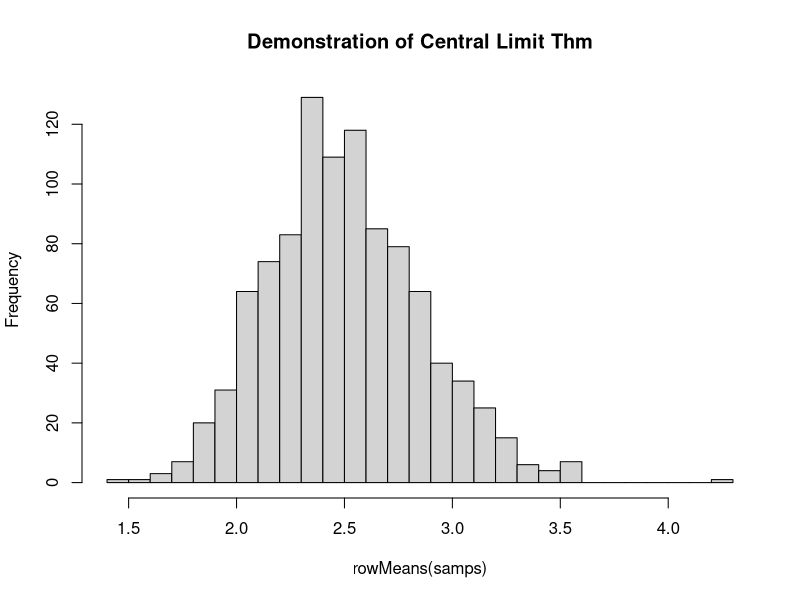
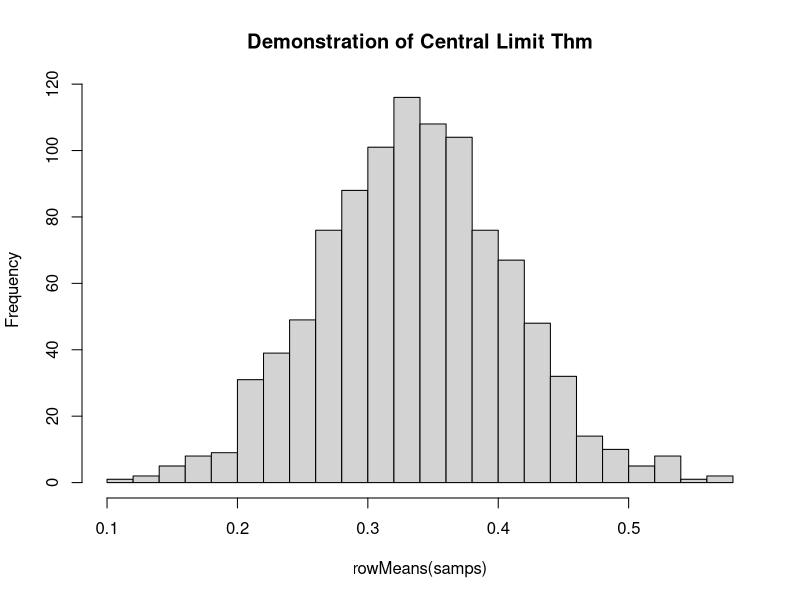
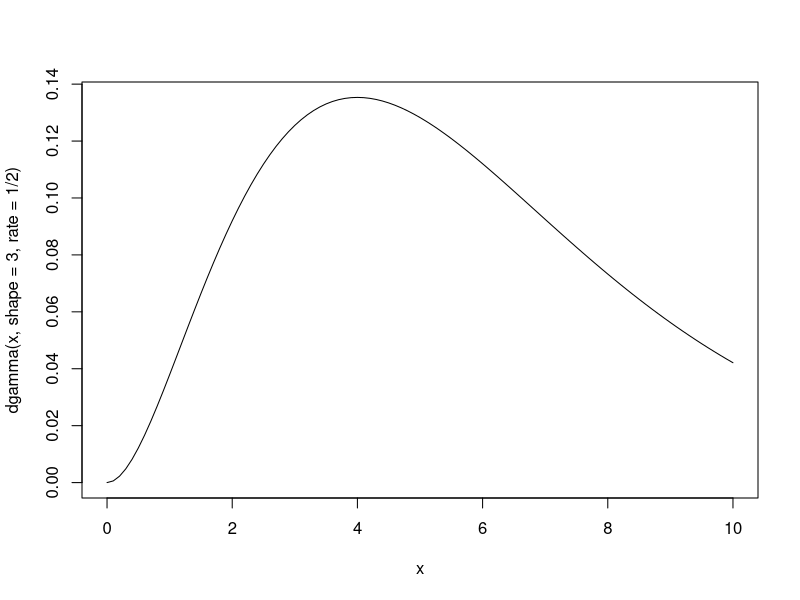
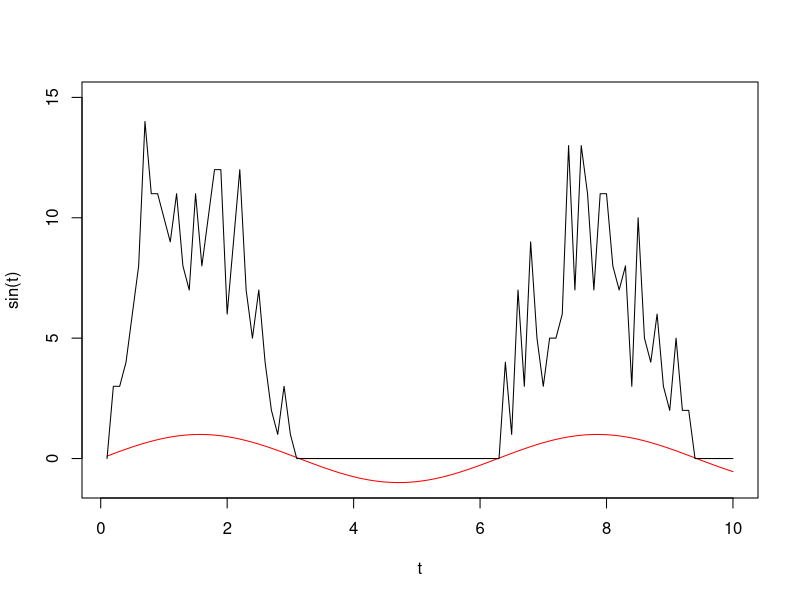
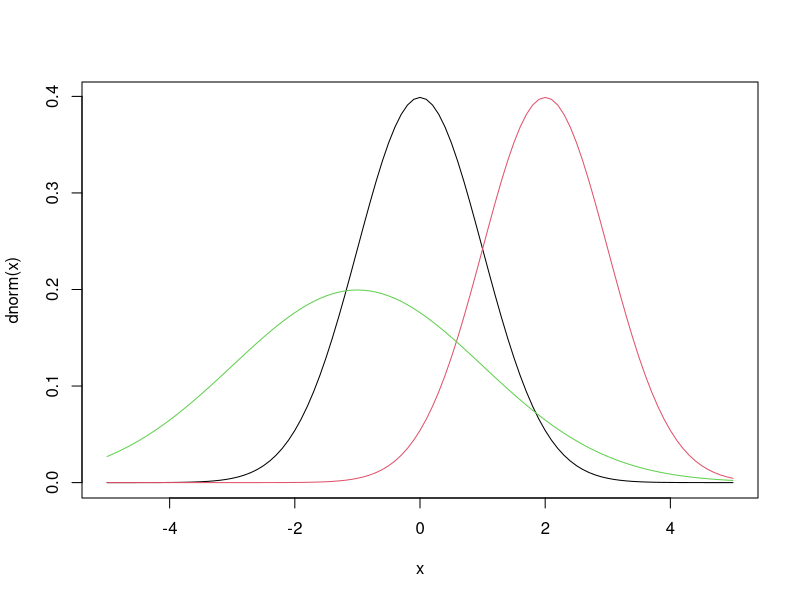
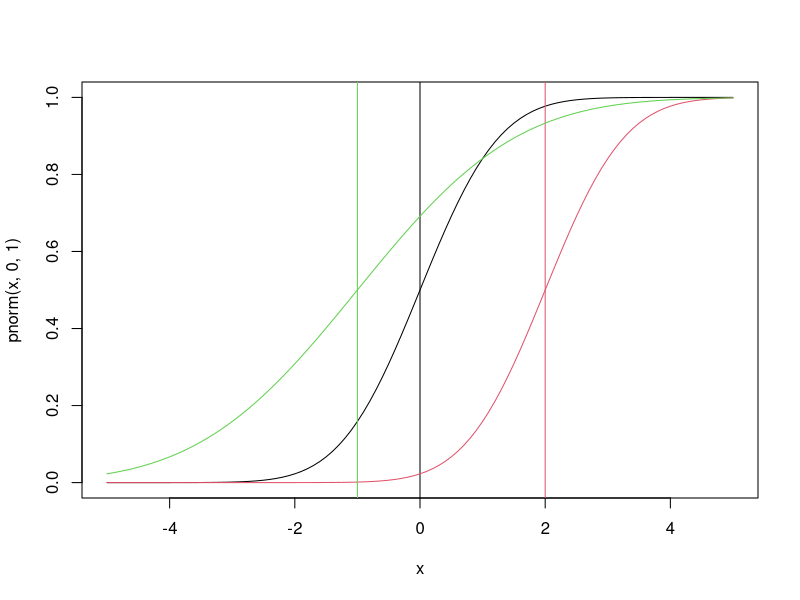
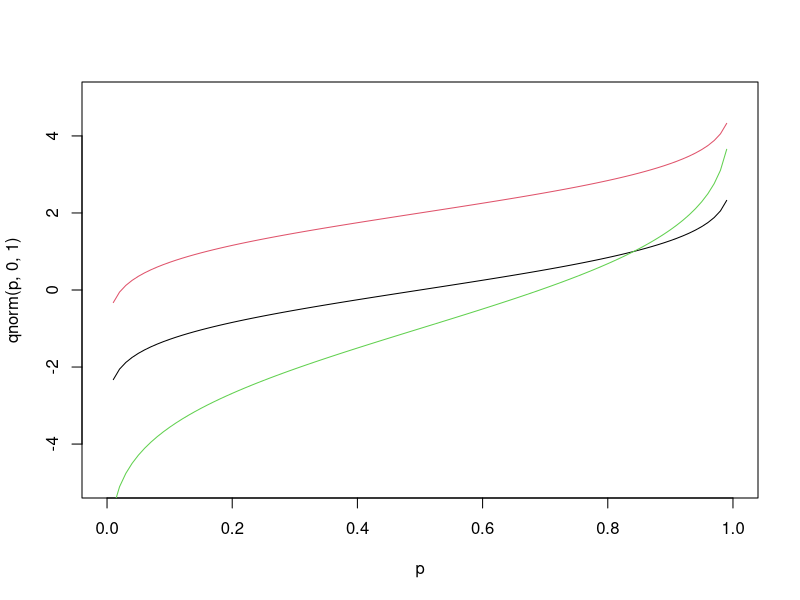
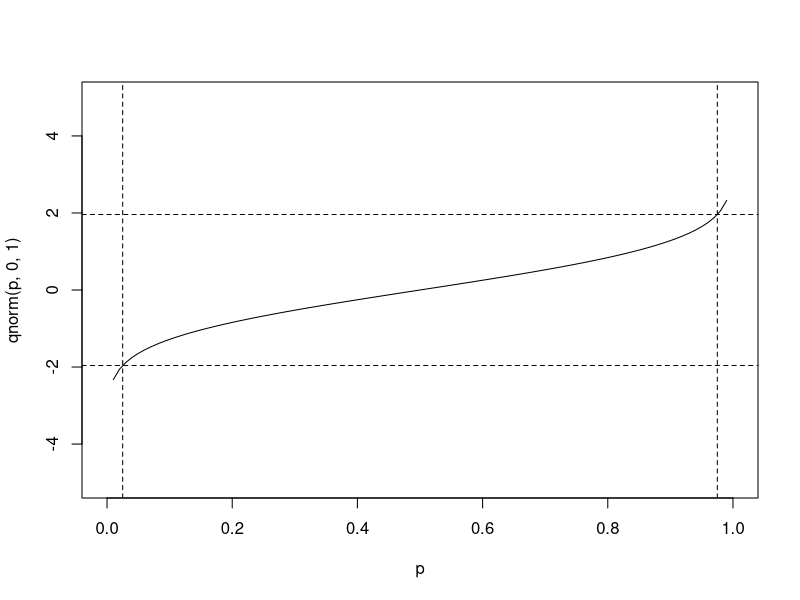

Write R code to recreate these figures, in order.
## ---- chunk 1
library(dplyr)
library(ggplot2)
theme_set(theme_bw())
library(ggfortify)
## ---- chunk 2
ifelse(rbinom(100, 1, 0.5), "H", "T")
## ---- chunk 3
samps <- matrix(data = rgamma(10000, 5, 2), nrow = 1000)
#samps <- matrix(data = rbeta(10000, 1, 2), nrow = 1000)
hist(rowMeans(samps), breaks = 20, main = 'Demonstration of Central Limit Thm')
## ---- chunk 4
samps <- matrix(data = rbeta(10000, 1, 2), nrow = 1000)
hist(rowMeans(samps), breaks = 20, main = 'Demonstration of Central Limit Thm')
## ---- chunk 5
x <- seq(from = 0, to = 10, by = 0.1)
plot(x, dgamma(x, shape = 3, rate = 1/2), type = 'l')

## ---- chunk 6
t <- 1:100/10
l <- sapply(t, function(x) rpois(1, 10*max(0, sin(x))))
plot(t, sin(t), ylim = c(-1, 15), type = 'l', col = 'red')
lines(t, l)

## ---- chunk 7
help.search('distribution', package = 'stats')
?Binomial
## ---- chunk 8
x = seq(-5,5,by=0.1)
plot(x,dnorm(x),type='l')  		## that’s a lowercase “L” for “line”
#abline(v=0)					          ## add a line to indicate the mean (“v” is for “vertical”)
lines(x,dnorm(x,2),col=2)			## try changing the mean (“col” sets the color)
#abline(v=2,col=2)
lines(x,dnorm(x,-1,2),col=3)	## try changing the mean and standard dev
#abline(v=-1,col=3)
## ---- chunk 9
dnorm(0.5,0,1)
dnorm(0.5,2,1)
dnorm(0.5,-1,2)
## ---- chunk 10
plot(x,pnorm(x,0,1),type='l')
abline(v=0)
lines(x,pnorm(x,2,1),col=2)
abline(v=2,col=2)
lines(x,pnorm(x,-1,2),col=3)
abline(v=-1,col=3)
## ---- chunk 11
pnorm(0.5,0,1)
pnorm(0.5,2,1)
pnorm(0.5,-1,2)
## ---- chunk 12
p = seq(0,1,by=0.01)
plot(p,qnorm(p,0,1),type='l',ylim=range(x))    # ylim sets the y-axis range
# range returns the min/max as a 2-element vector
#abline(h=0)						# “h” for “horizontal”
lines(p,qnorm(p,2,1),col=2)
#abline(h=2,col=2)
lines(p,qnorm(p,-1,2),col=3)
#abline(h=-1,col=3)
## ---- chunk 13
qnorm(c(0.025,0.975),0,1)		# what width CI is specified by these values?
plot(p,qnorm(p,0,1),type='l',ylim=range(x))
abline(v=c(0.025,0.975),lty=2)	# add vertical lines at the CI
abline(h=qnorm(c(0.025,0.975)),lty=2)	#add horizontal lines at the threshold vals
plot(x,dnorm(x,0,1),type='l')		# plot the corresponding pdf
abline(v=qnorm(c(0.025,0.975)),lty=2)
## ---- chunk 14

par(mfrow = c(5,5), mar = rep(0.1, 4))

for(i in 1:25){
  x <- seq(-4,4,by=0.1)
  hist(rnorm(25), xlim = c(-4,4), ylim = c(0,0.75), axes = FALSE, xlab = NULL, ylab = NULL, main = NULL, breaks = seq(-4,4,by=0.5), probability = TRUE)
  lines(x, dnorm(x))
}



## ---- chunk 15
u1 <- runif(1000)
z <- ifelse(u1 < 0.3,
            rnorm(1000, mean = 1, sd = 2),
            rnorm(1000, mean = 5, sd = 1))
hist(z, breaks = 100, freq = FALSE)
## ---- chunk 16
u2 <- runif(1000)
z <- ifelse(u2 < 0.1, 0, rpois(1000, 5))
hist(z, breaks = 0:25)

## ---- chunk 17
set.seed(1)
x <- rnorm(100)
hist(x)

dnorm(0)
dnorm(x = 0.5)
dnorm(x=0.5, mean = 2, sd = 1)
dnorm(x=0.5, mean = -1, sd = 2)

x <- seq(from = -5, to = 5, by = 0.1)
## Density
plot(x, dnorm(x, 0, 1), type = 'l')
abline(v = 0)
lines(x, dnorm(x, 2, 1), type = 'l', col = 2)
abline(v = 2, col = 2)
lines(x, dnorm(x, -1, 2), type = 'l', col = 3)
abline(v = -1, col = 3)

## CDF
plot(x, pnorm(x, 0, 1), type = 'l')
abline(v = 0)
lines(x, pnorm(x, 2, 1), type = 'l', col = 2)
abline(v = 2, col = 2)
lines(x, pnorm(x, -1, 2), type = 'l', col = 3)
abline(v = -1, col = 3)
abline(h = 0.5)


pnorm(0)
pnorm(q = 0.5)
pnorm(q=0.5, mean = 2, sd = 1)
pnorm(q=0.5, mean = -1, sd = 2)

## Quantiles
qnorm(0.5)
qnorm(c(0.025, 0.975), mean = 0, sd = 1)

p = seq(0,1,by=0.01)
qnorm(c(0.025,0.975),0,1)		# what width CI is specified by these values?
plot(p,qnorm(p,0,1),type='l',ylim=range(x))
abline(v=c(0.025,0.975),lty=2)	# add vertical lines at the CI
abline(h=qnorm(c(0.025,0.975)),lty=2)	#add horizontal lines at the threshold vals
plot(x,dnorm(x,0,1),type='l')		# plot the corresponding pdf
abline(v=qnorm(c(0.025,0.975)),lty=2)

##
rbinom(n = 100, 1, 0.5)
ifelse(rbinom(100, 1, 0.5), "H", "T")

### Uniform
plot(x, dunif(x, 0, 1), type = 'l')
#abline(v = 0.5)
lines(x, dunif(x, 1, 2), type = 'l', col = 2)
#abline(v = 1.5, col = 2)
lines(x, dunif(x, -1, 2), type = 'l', col = 3)
#abline(v = 0.5, col = 3)


hist(rgamma(10000, 5, 2))

samps <- matrix(data = rgamma(10000, 5, 2), nrow = 1000)
hist(rowMeans(samps), breaks = 20, main = 'demo of central limit thm')

### Gamma

?rgamma

## shape = 3, rate = 2
x <- seq(from = 0, to = 10, by = 0.1)
plot(x, dgamma(x, shape = 3, rate = 2),
     type = 'l')
abline(v = qgamma(0.5, shape = 3, rate = 2))
